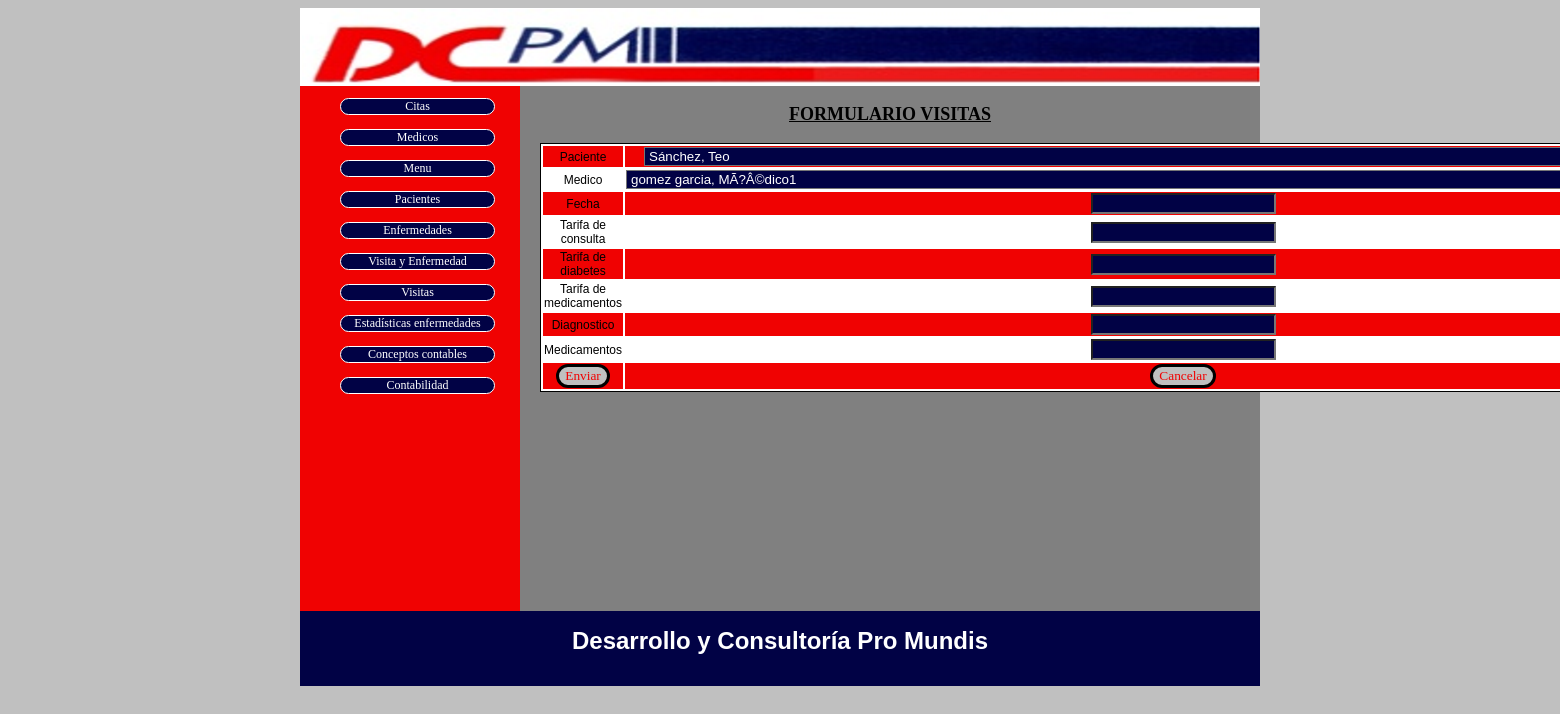
The app's page /index.php?cuerpo=form_visitas.php&id_cita=10 with its own data.
### tables this page shows
CREATE TABLE IF NOT EXISTS `menu` (
  `id` bigint(20) NOT NULL AUTO_INCREMENT,
  `id_padre` bigint(20) DEFAULT NULL,
  `enlace` varchar(60) DEFAULT NULL,
  `texto` varchar(60) DEFAULT NULL,
  PRIMARY KEY (`id`)
);

### clase_bd.php (called while the page is built, shortened)
<?php
class bd
    {
    private $servidor, $bd, $usuario, $clave;
    public function __construct()
        {
        $this->servidor=SERVIDOR;
        $this->bd=BD;
        $this->usuario=USUARIO;
        $this->clave=PASSWORD;
        }
    public function buscar($objeto)
        {
        $props=get_object_vars($objeto);
        $select="select * from ".get_class($objeto). " where ";
        foreach($props as $indice=>$valor)
            {
            if(isset($valor))
                {
                $select.=$indice."='". $valor."' and ";
                }
            }
        $select=substr($select,0,strlen($select)-5);
        return $this->consultarArray($select);
        }
    public function consultar($consulta)
        {
        try
            {
            $link = mysql_connect($this->servidor,$this->usuario,$this->clave);
            $result = mysql_query($consulta, $link);
            return $result;
            }
        catch (Exception $e)
            {
            throw new Exception ("Error de base de datos.<br>".$e->getMessage());
            }
        }
    public function consultarArray($consulta)
        {
        $salida=null;
        $respuesta=$this->consultar($consulta);
        while ($fila = mysql_fetch_assoc($respuesta))
            {
            $salida[]=$fila;
            }
        return $salida;
        }
    }
?>

### cuerpo.php (called while the page is built)
<?php
if (isset($_GET["cuerpo"]))
    {
    $cuerpo=$_GET["cuerpo"];
    }
else
    {
    $cuerpo="rejilla_citas.php";
    }
include ($cuerpo);
?>

### utilidadesIU.php (the view, shortened to what this page needs)
<?php
class utilidadesIU {
     public function pinta_selection($datos,$nombre,$campoVisible,$seleccion=-1)
    {
        $salida= '<select size="1" name="'.$nombre.'">';
        while($row = mysql_fetch_array($datos))
        {
                if($seleccion==$row['id'])
                {
                    $selected=" selected ";
                }
                else
                {
                    $selected='';
                }
                $salida.='<option  '.$selected.'value="'.$row['id'].'">'.$row[$campoVisible].'</option>';
        }
        $salida.= "</select>";
        return $salida;
    }
}
?>

### menuPrincipal.php
<?php
include("clase_bd.php");
$bd=new bd();
$datos=$bd->consultar("select * from menu");
$salida="";
if ($datos)
    {
     $salida="<ul>";
     while($row = mysql_fetch_array($datos))
         {
         $salida.="<li><a href=\"".$row["enlace"]."\">".$row['texto']."</a></li><br/>";
         }
     $salida.="</ul>";
    }
echo $salida;
?>

### css/960.css (style rules this page uses)
body { min-width: 960px; }

### estilos.css (style rules this page uses)
body { color:#FFFFFF; background-color:silver; font-family: helvetica,Arial,sans-serif; font-size: 12px; text-align: justify; }
li { list-style:none; border:1px solid white; text-align: center; background-color:#010245; border-radius: 50px; margin-right: 25px; }
li a { text-decoration: none; color:#FFFFFF; }
a { text-align: center; font-family:fantasy; color:black; }
input,select { background-color:#010245; color:#FFFFFF; }

### records on screen
menu: texto "Citas"
menu: texto "Medicos"
menu: texto "Menu"
menu: texto "Pacientes"
menu: texto "Enfermedades"
menu: texto "Visita y Enfermedad"
menu: texto "Visitas"
menu: texto "Estadísticas enfermedades"
menu: texto "Conceptos contables"
menu: texto "Contabilidad"

### other values on screen
form field id_paciente "Sánchez, Teo"
form field id_medico "gomez garcia, MÃ?Â©dico1"
